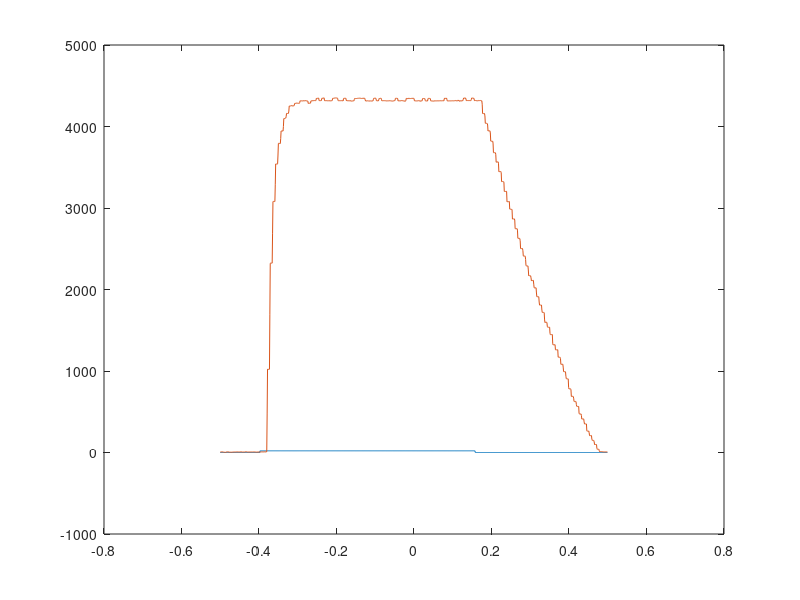

Reproduce this figure in MATLAB. (Note: this script raises an error after producing the figure.)
clc, clear;
load('datos.mat');
plot(tiempo, voltaje, tiempo, velocidad);
systemIdentification;






% freqAngular = velocidad*0.1047;